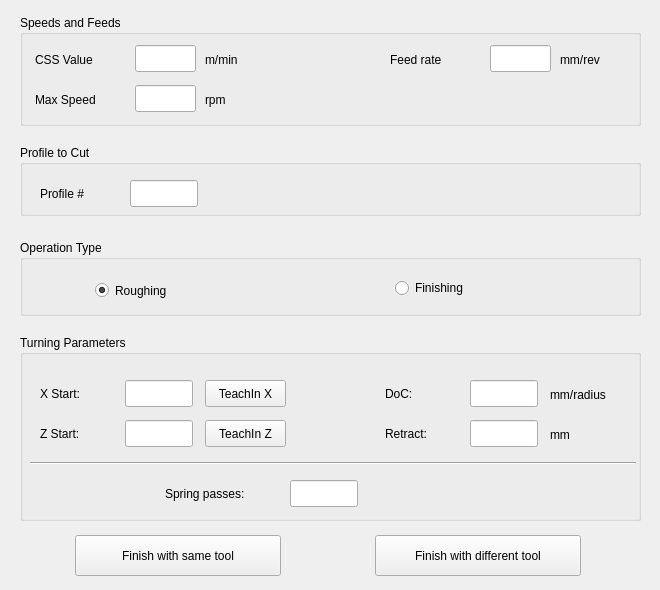
<?xml version="1.0" encoding="UTF-8"?>
<ui version="4.0">
 <class>Form</class>
 <widget class="QWidget" name="Form">
  <property name="geometry">
   <rect>
    <x>0</x>
    <y>0</y>
    <width>660</width>
    <height>590</height>
   </rect>
  </property>
  <property name="windowTitle">
   <string>Form</string>
  </property>
  <widget class="QGroupBox" name="groupBox_10">
   <property name="geometry">
    <rect>
     <x>20</x>
     <y>15</y>
     <width>621</width>
     <height>111</height>
    </rect>
   </property>
   <property name="title">
    <string>Speeds and Feeds</string>
   </property>
   <widget class="QLabel" name="label_12">
    <property name="geometry">
     <rect>
      <x>15</x>
      <y>35</y>
      <width>86</width>
      <height>19</height>
     </rect>
    </property>
    <property name="styleSheet">
     <string notr="true">font: 11pt &quot;Noto Sans&quot;;</string>
    </property>
    <property name="text">
     <string>CSS Value</string>
    </property>
   </widget>
   <widget class="QLineEdit" name="cssValue">
    <property name="geometry">
     <rect>
      <x>115</x>
      <y>30</y>
      <width>61</width>
      <height>27</height>
     </rect>
    </property>
   </widget>
   <widget class="QLabel" name="label_13">
    <property name="geometry">
     <rect>
      <x>185</x>
      <y>35</y>
      <width>56</width>
      <height>19</height>
     </rect>
    </property>
    <property name="styleSheet">
     <string notr="true">font: 11pt &quot;Noto Sans&quot;;</string>
    </property>
    <property name="text">
     <string>m/min</string>
    </property>
   </widget>
   <widget class="QLineEdit" name="maxSpeed">
    <property name="geometry">
     <rect>
      <x>115</x>
      <y>70</y>
      <width>61</width>
      <height>27</height>
     </rect>
    </property>
   </widget>
   <widget class="QLabel" name="label_14">
    <property name="geometry">
     <rect>
      <x>15</x>
      <y>75</y>
      <width>81</width>
      <height>19</height>
     </rect>
    </property>
    <property name="styleSheet">
     <string notr="true">font: 11pt &quot;Noto Sans&quot;;</string>
    </property>
    <property name="text">
     <string>Max Speed</string>
    </property>
   </widget>
   <widget class="QLabel" name="label_15">
    <property name="geometry">
     <rect>
      <x>185</x>
      <y>75</y>
      <width>51</width>
      <height>19</height>
     </rect>
    </property>
    <property name="styleSheet">
     <string notr="true">font: 11pt &quot;Noto Sans&quot;;</string>
    </property>
    <property name="text">
     <string>rpm</string>
    </property>
   </widget>
   <widget class="QLabel" name="label_16">
    <property name="geometry">
     <rect>
      <x>370</x>
      <y>35</y>
      <width>81</width>
      <height>19</height>
     </rect>
    </property>
    <property name="styleSheet">
     <string notr="true">font: 11pt &quot;Noto Sans&quot;;</string>
    </property>
    <property name="text">
     <string>Feed rate</string>
    </property>
   </widget>
   <widget class="QLabel" name="label_17">
    <property name="geometry">
     <rect>
      <x>540</x>
      <y>35</y>
      <width>66</width>
      <height>19</height>
     </rect>
    </property>
    <property name="styleSheet">
     <string notr="true">font: 11pt &quot;Noto Sans&quot;;</string>
    </property>
    <property name="text">
     <string>mm/rev</string>
    </property>
   </widget>
   <widget class="QLineEdit" name="feedRate">
    <property name="geometry">
     <rect>
      <x>470</x>
      <y>30</y>
      <width>61</width>
      <height>27</height>
     </rect>
    </property>
   </widget>
  </widget>
  <widget class="QGroupBox" name="groupBox_11">
   <property name="geometry">
    <rect>
     <x>20</x>
     <y>335</y>
     <width>621</width>
     <height>186</height>
    </rect>
   </property>
   <property name="title">
    <string>Turning Parameters</string>
   </property>
   <widget class="QLabel" name="label_35">
    <property name="geometry">
     <rect>
      <x>20</x>
      <y>45</y>
      <width>76</width>
      <height>27</height>
     </rect>
    </property>
    <property name="styleSheet">
     <string notr="true">font: 11pt &quot;Noto Sans&quot;;</string>
    </property>
    <property name="text">
     <string>X Start:</string>
    </property>
   </widget>
   <widget class="TeachInLineEdit" name="xStart">
    <property name="geometry">
     <rect>
      <x>105</x>
      <y>45</y>
      <width>68</width>
      <height>27</height>
     </rect>
    </property>
    <property name="alignment">
     <set>Qt::AlignRight|Qt::AlignTrailing|Qt::AlignVCenter</set>
    </property>
    <property name="referenceType" stdset="0">
     <number>1</number>
    </property>
    <property name="axisNumber" stdset="0">
     <number>0</number>
    </property>
    <property name="inchFormat" stdset="0">
     <string>%9.4f</string>
    </property>
    <property name="millimeterFormat" stdset="0">
     <string>%10.3f</string>
    </property>
    <property name="degreeFormat" stdset="0">
     <string>%10.2f</string>
    </property>
    <property name="latheMode" stdset="0">
     <number>2</number>
    </property>
   </widget>
   <widget class="QPushButton" name="xStartTeach">
    <property name="geometry">
     <rect>
      <x>185</x>
      <y>45</y>
      <width>81</width>
      <height>27</height>
     </rect>
    </property>
    <property name="text">
     <string>TeachIn X</string>
    </property>
   </widget>
   <widget class="QLabel" name="label_36">
    <property name="geometry">
     <rect>
      <x>20</x>
      <y>85</y>
      <width>76</width>
      <height>27</height>
     </rect>
    </property>
    <property name="styleSheet">
     <string notr="true">font: 11pt &quot;Noto Sans&quot;;</string>
    </property>
    <property name="text">
     <string>Z Start:</string>
    </property>
   </widget>
   <widget class="QPushButton" name="zStartTeach">
    <property name="geometry">
     <rect>
      <x>185</x>
      <y>85</y>
      <width>81</width>
      <height>27</height>
     </rect>
    </property>
    <property name="text">
     <string>TeachIn Z</string>
    </property>
   </widget>
   <widget class="TeachInLineEdit" name="zStart">
    <property name="geometry">
     <rect>
      <x>105</x>
      <y>85</y>
      <width>68</width>
      <height>27</height>
     </rect>
    </property>
    <property name="alignment">
     <set>Qt::AlignRight|Qt::AlignTrailing|Qt::AlignVCenter</set>
    </property>
    <property name="referenceType" stdset="0">
     <number>1</number>
    </property>
    <property name="axisNumber" stdset="0">
     <number>2</number>
    </property>
    <property name="inchFormat" stdset="0">
     <string>%9.4f</string>
    </property>
    <property name="millimeterFormat" stdset="0">
     <string>%10.3f</string>
    </property>
    <property name="degreeFormat" stdset="0">
     <string>%10.2f</string>
    </property>
    <property name="latheMode" stdset="0">
     <number>2</number>
    </property>
   </widget>
   <widget class="QLabel" name="label_39">
    <property name="geometry">
     <rect>
      <x>365</x>
      <y>45</y>
      <width>76</width>
      <height>27</height>
     </rect>
    </property>
    <property name="styleSheet">
     <string notr="true">font: 11pt &quot;Noto Sans&quot;;</string>
    </property>
    <property name="text">
     <string>DoC:</string>
    </property>
   </widget>
   <widget class="TeachInLineEdit" name="doc">
    <property name="geometry">
     <rect>
      <x>450</x>
      <y>45</y>
      <width>68</width>
      <height>27</height>
     </rect>
    </property>
    <property name="alignment">
     <set>Qt::AlignRight|Qt::AlignTrailing|Qt::AlignVCenter</set>
    </property>
    <property name="referenceType" stdset="0">
     <number>1</number>
    </property>
    <property name="axisNumber" stdset="0">
     <number>2</number>
    </property>
    <property name="inchFormat" stdset="0">
     <string>%9.4f</string>
    </property>
    <property name="millimeterFormat" stdset="0">
     <string>%10.3f</string>
    </property>
    <property name="degreeFormat" stdset="0">
     <string>%10.2f</string>
    </property>
    <property name="latheMode" stdset="0">
     <number>2</number>
    </property>
   </widget>
   <widget class="TeachInLineEdit" name="retract">
    <property name="geometry">
     <rect>
      <x>450</x>
      <y>85</y>
      <width>68</width>
      <height>27</height>
     </rect>
    </property>
    <property name="alignment">
     <set>Qt::AlignRight|Qt::AlignTrailing|Qt::AlignVCenter</set>
    </property>
    <property name="referenceType" stdset="0">
     <number>1</number>
    </property>
    <property name="axisNumber" stdset="0">
     <number>2</number>
    </property>
    <property name="inchFormat" stdset="0">
     <string>%9.4f</string>
    </property>
    <property name="millimeterFormat" stdset="0">
     <string>%10.3f</string>
    </property>
    <property name="degreeFormat" stdset="0">
     <string>%10.2f</string>
    </property>
    <property name="latheMode" stdset="0">
     <number>2</number>
    </property>
   </widget>
   <widget class="QLabel" name="label_40">
    <property name="geometry">
     <rect>
      <x>365</x>
      <y>85</y>
      <width>76</width>
      <height>27</height>
     </rect>
    </property>
    <property name="styleSheet">
     <string notr="true">font: 11pt &quot;Noto Sans&quot;;</string>
    </property>
    <property name="text">
     <string>Retract:</string>
    </property>
   </widget>
   <widget class="QLabel" name="label_18">
    <property name="geometry">
     <rect>
      <x>530</x>
      <y>50</y>
      <width>86</width>
      <height>19</height>
     </rect>
    </property>
    <property name="styleSheet">
     <string notr="true">font: 11pt &quot;Noto Sans&quot;;</string>
    </property>
    <property name="text">
     <string>mm/radius</string>
    </property>
   </widget>
   <widget class="QLabel" name="label_19">
    <property name="geometry">
     <rect>
      <x>530</x>
      <y>90</y>
      <width>56</width>
      <height>19</height>
     </rect>
    </property>
    <property name="styleSheet">
     <string notr="true">font: 11pt &quot;Noto Sans&quot;;</string>
    </property>
    <property name="text">
     <string>mm</string>
    </property>
   </widget>
   <widget class="QStackedWidget" name="stackedWidget">
    <property name="geometry">
     <rect>
      <x>105</x>
      <y>140</y>
      <width>391</width>
      <height>41</height>
     </rect>
    </property>
    <property name="currentIndex">
     <number>1</number>
    </property>
    <widget class="QWidget" name="pageRoughing">
     <widget class="TeachInLineEdit" name="stockToLeave">
      <property name="geometry">
       <rect>
        <x>165</x>
        <y>5</y>
        <width>68</width>
        <height>27</height>
       </rect>
      </property>
      <property name="alignment">
       <set>Qt::AlignRight|Qt::AlignTrailing|Qt::AlignVCenter</set>
      </property>
      <property name="referenceType" stdset="0">
       <number>1</number>
      </property>
      <property name="axisNumber" stdset="0">
       <number>2</number>
      </property>
      <property name="inchFormat" stdset="0">
       <string>%9.4f</string>
      </property>
      <property name="millimeterFormat" stdset="0">
       <string>%10.3f</string>
      </property>
      <property name="degreeFormat" stdset="0">
       <string>%10.2f</string>
      </property>
      <property name="latheMode" stdset="0">
       <number>2</number>
      </property>
     </widget>
     <widget class="QLabel" name="label_37">
      <property name="geometry">
       <rect>
        <x>35</x>
        <y>5</y>
        <width>126</width>
        <height>27</height>
       </rect>
      </property>
      <property name="styleSheet">
       <string notr="true">font: 11pt &quot;Noto Sans&quot;;</string>
      </property>
      <property name="text">
       <string>Stock to Leave:</string>
      </property>
     </widget>
     <widget class="QLabel" name="label_20">
      <property name="geometry">
       <rect>
        <x>245</x>
        <y>10</y>
        <width>86</width>
        <height>19</height>
       </rect>
      </property>
      <property name="styleSheet">
       <string notr="true">font: 11pt &quot;Noto Sans&quot;;</string>
      </property>
      <property name="text">
       <string>mm/radius</string>
      </property>
     </widget>
    </widget>
    <widget class="QWidget" name="pageFinishing">
     <widget class="TeachInLineEdit" name="springPasses">
      <property name="geometry">
       <rect>
        <x>165</x>
        <y>5</y>
        <width>68</width>
        <height>27</height>
       </rect>
      </property>
      <property name="alignment">
       <set>Qt::AlignRight|Qt::AlignTrailing|Qt::AlignVCenter</set>
      </property>
      <property name="referenceType" stdset="0">
       <number>1</number>
      </property>
      <property name="axisNumber" stdset="0">
       <number>2</number>
      </property>
      <property name="inchFormat" stdset="0">
       <string>%9.4f</string>
      </property>
      <property name="millimeterFormat" stdset="0">
       <string>%10.3f</string>
      </property>
      <property name="degreeFormat" stdset="0">
       <string>%10.2f</string>
      </property>
      <property name="latheMode" stdset="0">
       <number>2</number>
      </property>
     </widget>
     <widget class="QLabel" name="label_38">
      <property name="geometry">
       <rect>
        <x>40</x>
        <y>5</y>
        <width>116</width>
        <height>27</height>
       </rect>
      </property>
      <property name="styleSheet">
       <string notr="true">font: 11pt &quot;Noto Sans&quot;;</string>
      </property>
      <property name="text">
       <string>Spring passes:</string>
      </property>
     </widget>
    </widget>
   </widget>
   <widget class="Line" name="line">
    <property name="geometry">
     <rect>
      <x>10</x>
      <y>120</y>
      <width>606</width>
      <height>16</height>
     </rect>
    </property>
    <property name="orientation">
     <enum>Qt::Horizontal</enum>
    </property>
   </widget>
  </widget>
  <widget class="QGroupBox" name="groupBox">
   <property name="geometry">
    <rect>
     <x>20</x>
     <y>240</y>
     <width>621</width>
     <height>76</height>
    </rect>
   </property>
   <property name="title">
    <string>Operation Type</string>
   </property>
   <widget class="QRadioButton" name="radioRoughing">
    <property name="geometry">
     <rect>
      <x>75</x>
      <y>30</y>
      <width>166</width>
      <height>41</height>
     </rect>
    </property>
    <property name="styleSheet">
     <string notr="true">font: 11pt &quot;Noto Sans&quot;;</string>
    </property>
    <property name="text">
     <string>Roughing</string>
    </property>
    <property name="checked">
     <bool>true</bool>
    </property>
   </widget>
   <widget class="QRadioButton" name="radioFinishing">
    <property name="geometry">
     <rect>
      <x>375</x>
      <y>25</y>
      <width>166</width>
      <height>46</height>
     </rect>
    </property>
    <property name="styleSheet">
     <string notr="true">font: 11pt &quot;Noto Sans&quot;;</string>
    </property>
    <property name="text">
     <string>Finishing</string>
    </property>
   </widget>
  </widget>
  <widget class="QPushButton" name="btnFinishSameTool">
   <property name="geometry">
    <rect>
     <x>75</x>
     <y>535</y>
     <width>206</width>
     <height>41</height>
    </rect>
   </property>
   <property name="text">
    <string>Finish with same tool</string>
   </property>
  </widget>
  <widget class="QPushButton" name="btnFinishDifferentTool">
   <property name="geometry">
    <rect>
     <x>375</x>
     <y>535</y>
     <width>206</width>
     <height>41</height>
    </rect>
   </property>
   <property name="text">
    <string>Finish with different tool</string>
   </property>
  </widget>
  <widget class="QGroupBox" name="groupBox_2">
   <property name="geometry">
    <rect>
     <x>20</x>
     <y>145</y>
     <width>621</width>
     <height>71</height>
    </rect>
   </property>
   <property name="title">
    <string>Profile to Cut</string>
   </property>
   <widget class="QLabel" name="label_41">
    <property name="geometry">
     <rect>
      <x>20</x>
      <y>35</y>
      <width>76</width>
      <height>27</height>
     </rect>
    </property>
    <property name="styleSheet">
     <string notr="true">font: 11pt &quot;Noto Sans&quot;;</string>
    </property>
    <property name="text">
     <string>Profile #</string>
    </property>
   </widget>
   <widget class="TeachInLineEdit" name="profileId">
    <property name="geometry">
     <rect>
      <x>110</x>
      <y>35</y>
      <width>68</width>
      <height>27</height>
     </rect>
    </property>
    <property name="alignment">
     <set>Qt::AlignRight|Qt::AlignTrailing|Qt::AlignVCenter</set>
    </property>
    <property name="referenceType" stdset="0">
     <number>1</number>
    </property>
    <property name="axisNumber" stdset="0">
     <number>0</number>
    </property>
    <property name="inchFormat" stdset="0">
     <string>%9.4f</string>
    </property>
    <property name="millimeterFormat" stdset="0">
     <string>%10.3f</string>
    </property>
    <property name="degreeFormat" stdset="0">
     <string>%10.2f</string>
    </property>
    <property name="latheMode" stdset="0">
     <number>2</number>
    </property>
   </widget>
  </widget>
 </widget>
 <customwidgets>
  <customwidget>
   <class>TeachInLineEdit</class>
   <extends>QLineEdit</extends>
   <header>qtpyvcp.widgets.input_widgets.teachin_line_edit</header>
  </customwidget>
 </customwidgets>
 <resources/>
 <connections/>
</ui>
